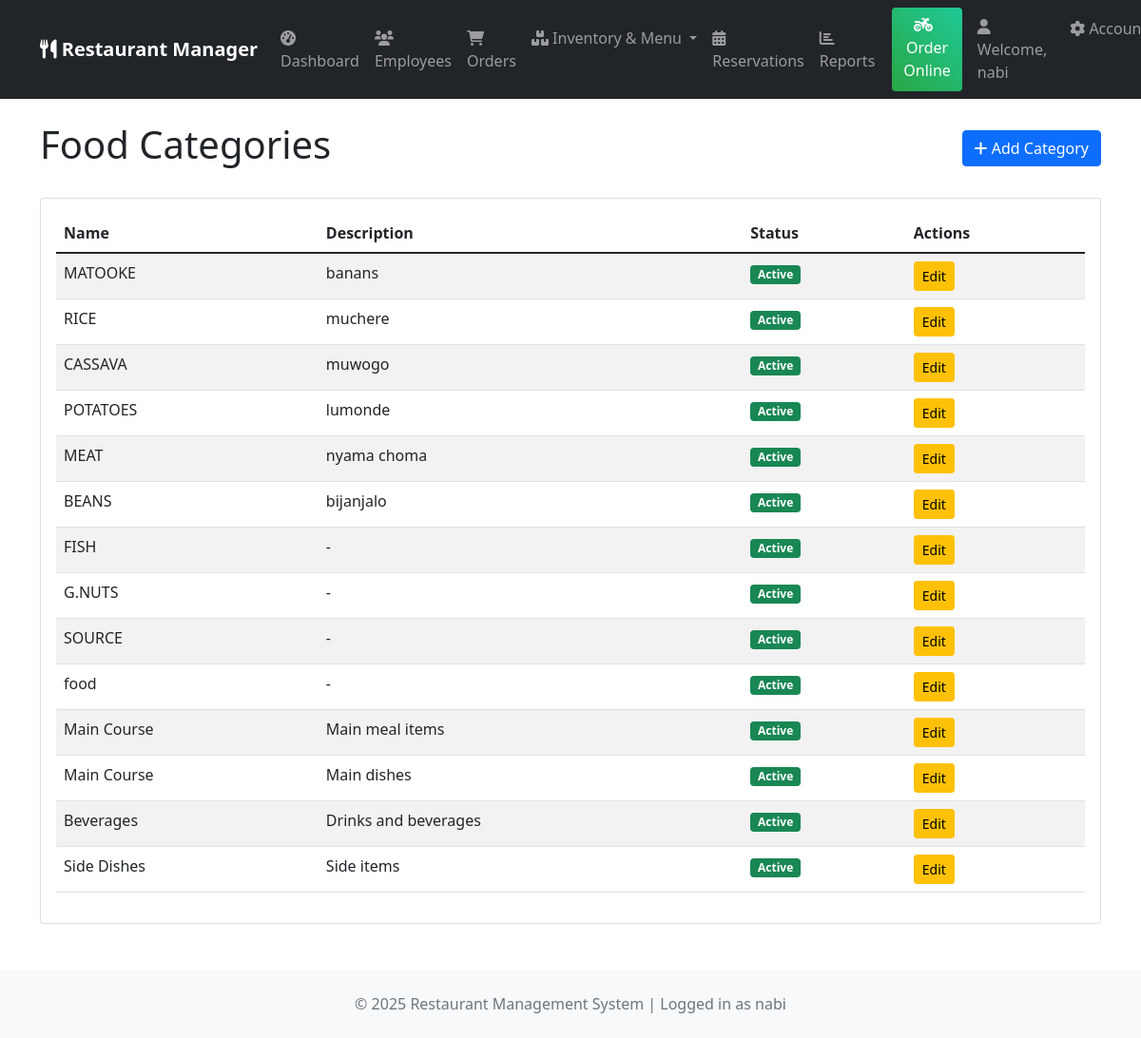
/inventory/categories/ (signed in), run on the app's committed database.
### inventory/models.py (models this page shows, shortened)
class FoodCategory(models.Model):
    name = models.CharField(max_length=100)
    description = models.TextField(blank=True)
    is_active = models.BooleanField(default=True)

### inventory/views.py (the view)
# urls.py: path('categories/', views.category_list, name='category_list'),
@login_required
def category_list(request):
    categories = FoodCategory.objects.all()
    return render(request, 'inventory/category_list.html', {
        'categories': categories,
    })

### core/context_processors.py (called while the page is built)
def restaurant_info(request):
    try:
        restaurant = Restaurant.objects.first()
    except:
        restaurant = None
    return {
        'restaurant': restaurant
    }

### templates/inventory/category_list.html (shortened to what this page needs)
{% extends 'base.html' %}
{% block content %}
<div class="d-flex justify-content-between align-items-center mb-4">
    <h1>Food Categories</h1>
    <a href="{% url 'admin:inventory_foodcategory_add' %}" class="btn btn-primary">
        <i class="fas fa-plus"></i> Add Category
    </a>
</div>
<div class="card">
    <div class="card-body">
        <div class="table-responsive">
            <table class="table table-striped">
                <thead>
                    <tr>
                        <th>Name</th>
                        <th>Description</th>
                        <th>Status</th>
                        <th>Actions</th>
                    </tr>
                </thead>
                <tbody>
                    {% for category in categories %}
                    <tr>
                        <td>{{ category.name }}</td>
                        <td>{{ category.description|default:"-" }}</td>
                        <td>
                            {% if category.is_active %}
                                <span class="badge bg-success">Active</span>
                            {% else %}
                                <span class="badge bg-danger">Inactive</span>
                            {% endif %}
                        </td>
                        <td>
                            <a href="{% url 'admin:inventory_foodcategory_change' category.pk %}" class="btn btn-sm btn-warning">Edit</a>
                        </td>
                    </tr>
                    {% empty %}
                    <tr>
                        <td colspan="4" class="text-center">No categories found</td>
                    </tr>
                    {% endfor %}
                </tbody>
            </table>
        </div>
    </div>
</div>
{% endblock %}

### templates/base.html (shortened to what this page needs)
<!DOCTYPE html>
<html lang="en">
<head>
    <link href="https://cdn.jsdelivr.net/npm/bootstrap@5.1.3/dist/css/bootstrap.min.css" rel="stylesheet">
    <link href="https://cdnjs.cloudflare.com/ajax/libs/font-awesome/6.0.0/css/all.min.css" rel="stylesheet">
</head>
<body>
    <nav class="navbar navbar-expand-lg navbar-dark bg-dark">
        <div class="container">
            <a class="navbar-brand" href="{% url 'core:dashboard' %}">
                <i class="fas fa-utensils"></i>
                {% if restaurant %}
                    {{ restaurant.name }} Manager
                {% else %}
                    Restaurant Manager
                {% endif %}
            </a>
            <div class="collapse navbar-collapse" id="navbarNav">
                <ul class="navbar-nav me-auto">
                    {% if user.is_authenticated %}
                    <li class="nav-item">
                        <a class="nav-link" href="{% url 'core:dashboard' %}">
                            <i class="fas fa-tachometer-alt"></i> Dashboard
                        </a>
                    </li>
                    <li class="nav-item">
                        <a class="nav-link" href="{% url 'core:employee_list' %}">
                            <i class="fas fa-users"></i> Employees
                        </a>
                    </li>
                    <li class="nav-item">
                        <a class="nav-link" href="{% url 'orders:order_list' %}">
                            <i class="fas fa-shopping-cart"></i> Orders
                        </a>
                    </li>
                    <li class="nav-item dropdown">
                        <a class="nav-link dropdown-toggle" href="#" role="button" data-bs-toggle="dropdown">
                            <i class="fas fa-boxes"></i> Inventory & Menu
                        </a>
                    </li>
                    <li class="nav-item">
                        <a class="nav-link" href="{% url 'reservations:reservation_dashboard' %}">
                            <i class="fas fa-calendar-alt"></i> Reservations
                        </a>
                    </li>
                    <li class="nav-item">
                        <a class="nav-link" href="{% url 'reports:reports_dashboard' %}">
                            <i class="fas fa-chart-bar"></i> Reports
                        </a>
                    </li>
                    {% endif %}
                </ul>
                <div class="navbar-nav">
                    <a class="btn btn-success online-order-btn me-3" href="{% url 'orders:online_order' %}">
                        <i class="fas fa-motorcycle me-2"></i>Order Online
                    </a>
                    {% if user.is_authenticated %}
                        <span class="navbar-text me-3">
                            <i class="fas fa-user"></i> Welcome, {{ user.get_full_name|default:user.username }}
                        </span>
                        <div class="nav-item dropdown">
                            <a class="nav-link dropdown-toggle" href="#" role="button" data-bs-toggle="dropdown">
                                <i class="fas fa-cog"></i> Account
                            </a>
                        </div>
                    {% else %}
                        <a class="nav-link" href="{% url 'login' %}">
                            <i class="fas fa-sign-in-alt"></i> Login
                        </a>
                    {% endif %}
                </div>
            </div>
        </div>
    </nav>
    <div class="container mt-4">
        {% block content %}
        {% endblock %}
    </div>
    <footer class="mt-5 py-4 bg-light">
        <div class="container text-center">
            <p class="text-muted mb-0">
                &copy; {% now "Y" %} Restaurant Management System
                {% if user.is_authenticated %}
                | Logged in as {{ user.username }}
                {% endif %}
            </p>
        </div>
    </footer>
</body>
</html>

### templates/base.html (style rules this page uses)
.navbar-brand { font-weight: 600; }
.navbar-nav .nav-link { padding: 8px 15px; margin: 2px 0; border-radius: 5px; transition: all 0.3s ease; }
.online-order-btn { background: linear-gradient(45deg, #28a745, #20c997); border: none; margin-left: 10px; }

### data on the page
FoodCategory: name "MATOOKE", description "banans", is_active "Active"
FoodCategory: name "RICE", description "muchere", is_active "Active"
FoodCategory: name "CASSAVA", description "muwogo", is_active "Active"
FoodCategory: name "POTATOES", description "lumonde", is_active "Active"
FoodCategory: name "MEAT", description "nyama choma", is_active "Active"
FoodCategory: name "BEANS", description "bijanjalo", is_active "Active"
FoodCategory: name "FISH", description "-", is_active "Active"
FoodCategory: name "G.NUTS", description "-", is_active "Active"
FoodCategory: name "SOURCE", description "-", is_active "Active"
FoodCategory: name "food", description "-", is_active "Active"
FoodCategory: name "Main Course", description "Main meal items", is_active "Active"
FoodCategory: name "Main Course", description "Main dishes", is_active "Active"
FoodCategory: name "Beverages", description "Drinks and beverages", is_active "Active"
FoodCategory: name "Side Dishes", description "Side items", is_active "Active"

### other printed values
{{ user.get_full_name|default:user.username }} "nabi"
{{ user.username }} "nabi"
